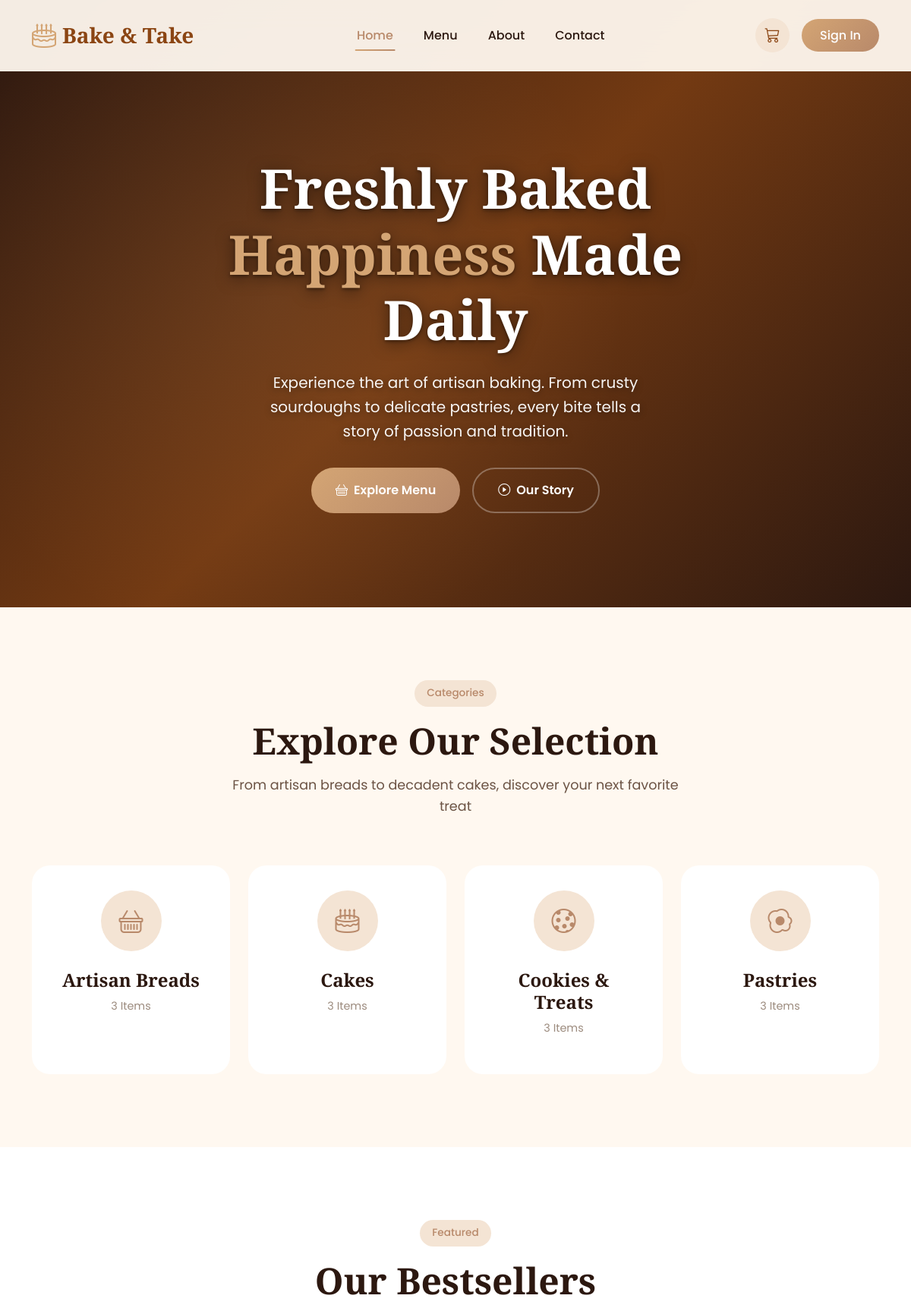
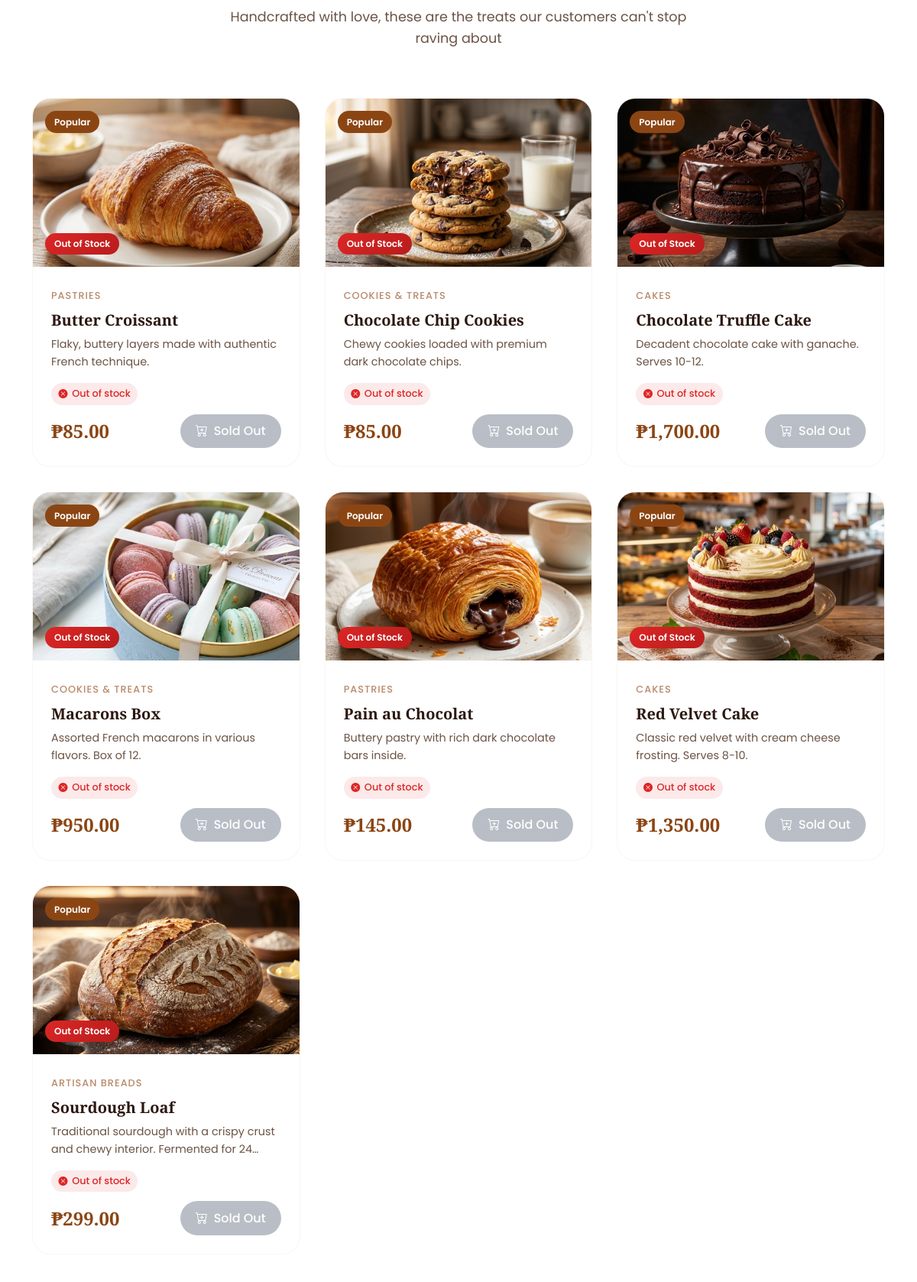
The page / (upper part) on the database its author committed (2 pictures, top to bottom).
### tables this page shows
CREATE TABLE IF NOT EXISTS categories (
    id INT AUTO_INCREMENT PRIMARY KEY,
    name VARCHAR(100) NOT NULL,
    slug VARCHAR(100) NOT NULL UNIQUE,
    icon VARCHAR(50),
    created_at TIMESTAMP DEFAULT CURRENT_TIMESTAMP
);

CREATE TABLE IF NOT EXISTS products (
    id INT AUTO_INCREMENT PRIMARY KEY,
    category_id INT,
    name VARCHAR(200) NOT NULL,
    slug VARCHAR(200) NOT NULL UNIQUE,
    description TEXT,
    price DECIMAL(10, 2) NOT NULL,
    image VARCHAR(255),
    stock INT DEFAULT 0,
    featured BOOLEAN DEFAULT FALSE,
    active BOOLEAN DEFAULT TRUE,
    created_at TIMESTAMP DEFAULT CURRENT_TIMESTAMP,
    updated_at TIMESTAMP DEFAULT CURRENT_TIMESTAMP ON UPDATE CURRENT_TIMESTAMP,
    FOREIGN KEY (category_id) REFERENCES categories(id) ON DELETE SET NULL
);

### includes/functions.php (called while the page is built, shortened)
<?php
function sanitize($input) {
    return htmlspecialchars(trim($input), ENT_QUOTES, 'UTF-8');
}
function formatPrice($price) {
    return '₱' . number_format($price, 2);
}
function getFeaturedProducts() {
    global $pdo, $PRODUCTS;
    if ($pdo) {
        try {
            $stmt = $pdo->query("
                SELECT p.*, c.slug as category
                FROM products p
                LEFT JOIN categories c ON p.category_id = c.id
                WHERE p.featured = 1 AND p.active = 1
                ORDER BY p.name ASC
            ");
            $products = $stmt->fetchAll();
            return $products;
        } catch (PDOException $e) {
            return array_filter($PRODUCTS, fn($p) => $p['featured'] === true);
        }
    }
    return array_filter($PRODUCTS, fn($p) => $p['featured'] === true);
}
function getAllCategories() {
    global $pdo, $CATEGORIES;
    if ($pdo) {
        try {
            $stmt = $pdo->query("SELECT * FROM categories ORDER BY name ASC");
            $categories = [];
            while ($row = $stmt->fetch()) {
                $categories[$row['slug']] = [
                    'id' => $row['id'],
                    'name' => $row['name'],
                    'icon' => $row['icon']
                ];
            }
            return $categories;
        } catch (PDOException $e) {
            return $CATEGORIES;
        }
    }
    return $CATEGORIES;
}
function getCategoryName($slug) {
    global $pdo, $CATEGORIES;
    if ($pdo) {
        try {
            $stmt = $pdo->prepare("SELECT name FROM categories WHERE slug = ?");
            $stmt->execute([$slug]);
            $category = $stmt->fetch();
            if ($category) {
                return $category['name'];
            }
        } catch (PDOException $e) {
        }
    }
    return isset($CATEGORIES[$slug]) ? $CATEGORIES[$slug]['name'] : 'All Products';
}
function getProductCountByCategory($categorySlug = null) {
    global $pdo, $PRODUCTS;
    if ($pdo) {
        try {
            if ($categorySlug === null) {
                $stmt = $pdo->query("SELECT COUNT(*) as count FROM products WHERE active = 1");
            } else {
                $stmt = $pdo->prepare("
                    SELECT COUNT(*) as count
                    FROM products p
                    JOIN categories c ON p.category_id = c.id
                    WHERE c.slug = ? AND p.active = 1
                ");
                $stmt->execute([$categorySlug]);
            }
            $result = $stmt->fetch();
            return (int) $result['count'];
        } catch (PDOException $e) {
        }
    }
    return count(array_filter($PRODUCTS, fn($p) => $p['category'] === $categorySlug));
}
function getProductImage($image) {
    return "assets/images/products/{$image}";
}
?>

### pages/home.php (the view, shortened to what this page needs)
<section class="hero" id="heroSection">
    <video class="hero-video" autoplay muted loop playsinline>
        <source src="assets/images/herovid.mp4" type="video/mp4">
    </video>
    <div class="hero-overlay"></div>
    <div class="container">
        <div class="row align-items-center justify-content-center">
            <div class="col-lg-8 col-xl-7">
                <div class="hero-content text-center">
                    <h1>Freshly Baked <span>Happiness</span> Made Daily</h1>
                    <p>Experience the art of artisan baking. From crusty sourdoughs to delicate pastries, every bite tells a story of passion and tradition.</p>
                    <div class="hero-buttons justify-content-center">
                        <a href="index.php?page=menu" class="btn btn-hero btn-hero-primary">
                            <i class="bi bi-basket"></i> Explore Menu
                        </a>
                        <a href="index.php?page=about" class="btn btn-hero btn-hero-outline">
                            <i class="bi bi-play-circle"></i> Our Story
                        </a>
                    </div>
                </div>
            </div>
        </div>
    </div>
</section>
<section class="section categories" id="categoriesSection">
    <div class="container">
        <div class="section-header">
            <span class="section-badge">Categories</span>
            <h2 class="section-title">Explore Our Selection</h2>
            <p class="section-subtitle">From artisan breads to decadent cakes, discover your next favorite treat</p>
        </div>
        <div class="categories-grid">
            <?php foreach (getAllCategories() as $slug => $category): ?>
            <a href="index.php?page=menu&category=<?php echo $slug; ?>" class="category-card">
                <div class="category-icon">
                    <i class="bi <?php echo $category['icon']; ?>"></i>
                </div>
                <h4><?php echo $category['name']; ?></h4>
                <p><?php echo getProductCountByCategory($slug); ?> Items</p>
            </a>
            <?php endforeach; ?>
        </div>
    </div>
</section>
<section class="section products" id="productsSection">
    <div class="container">
        <div class="section-header">
            <span class="section-badge">Featured</span>
            <h2 class="section-title">Our Bestsellers</h2>
            <p class="section-subtitle">Handcrafted with love, these are the treats our customers can't stop raving about</p>
        </div>
        <div class="products-grid">
            <?php foreach (getFeaturedProducts() as $product): ?>
            <div class="product-card"
                 data-product-id="<?php echo $product['id']; ?>"
                 data-product-name="<?php echo sanitize($product['name']); ?>"
                 data-product-price="<?php echo $product['price']; ?>"
                 data-product-image="<?php echo getProductImage($product['image']); ?>">
                <div class="product-image">
                    <img src="<?php echo getProductImage($product['image']); ?>" alt="<?php echo sanitize($product['name']); ?>">
                    <span class="product-badge">Popular</span>
                    <?php if (($product['stock'] ?? 0) <= 0): ?>
                    <span class="product-badge out-of-stock">Out of Stock</span>
                    <?php endif; ?>
                </div>
                <div class="product-content">
                    <span class="product-category"><?php echo getCategoryName($product['category']); ?></span>
                    <h3 class="product-title">
                        <a href="index.php?page=product&id=<?php echo $product['id']; ?>"><?php echo sanitize($product['name']); ?></a>
                    </h3>
                    <p class="product-description"><?php echo sanitize($product['description']); ?></p>
                    <div class="product-stock-info">
                        <?php
                        $stock = $product['stock'] ?? 0;
                        if ($stock > 5): ?>
                        <span class="stock-indicator in-stock"><i class="bi bi-check-circle-fill"></i> <?php echo $stock; ?> in stock</span>
                        <?php elseif ($stock > 0): ?>
                        <span class="stock-indicator low-stock"><i class="bi bi-exclamation-circle-fill"></i> Only <?php echo $stock; ?> left</span>
                        <?php else: ?>
                        <span class="stock-indicator out-of-stock"><i class="bi bi-x-circle-fill"></i> Out of stock</span>
                        <?php endif; ?>
                    </div>
                    <div class="product-footer">
                        <span class="product-price"><?php echo formatPrice($product['price']); ?></span>
                        <button class="btn-add-cart" <?php echo $stock <= 0 ? 'disabled' : ''; ?>>
                            <i class="bi bi-cart-plus"></i> <?php echo $stock > 0 ? 'Add' : 'Sold Out'; ?>
                        </button>
                    </div>
                </div>
            </div>
            <?php endforeach; ?>
        </div>
    </div>
</section>

### index.php (shortened to what this page needs)
<?php
require_once 'includes/config.php';
require_once 'includes/functions.php';
$page = isset($_GET['page']) ? $_GET['page'] : 'home';
?>
<!DOCTYPE html>
<html lang="en">
<head>
    <link href="https://cdn.jsdelivr.net/npm/bootstrap@5.3.2/dist/css/bootstrap.min.css" rel="stylesheet">
    <link href="https://cdn.jsdelivr.net/npm/bootstrap-icons@1.11.1/font/bootstrap-icons.css" rel="stylesheet">
    <link href="assets/css/style.css?v=<?php echo time(); ?>" rel="stylesheet">
    <link href="assets/css/chatbot.css?v=<?php echo time(); ?>" rel="stylesheet">
</head>
<body>
    <nav class="navbar navbar-expand-lg fixed-top" id="mainNav">
        <div class="container">
            <a class="navbar-brand" href="index.php">
                <i class="bi bi-cake2 me-2"></i>Bake & Take
            </a>
            <div class="nav-actions d-none d-lg-flex align-items-center order-lg-2">
                <a href="index.php?page=cart" class="btn btn-cart me-2" id="cartBtn">
                    <i class="bi bi-cart3"></i>
                </a>
                <?php if (isset($_SESSION['user_id'])): ?>
                    <div class="dropdown">
                        <button class="btn btn-user dropdown-toggle" type="button" data-bs-toggle="dropdown">
                            <i class="bi bi-person-circle"></i>
                            <i class="bi bi-chevron-down ms-1" style="font-size: 0.8rem;"></i>
                        </button>
                        <ul class="dropdown-menu dropdown-menu-end">
                            <li><a class="dropdown-item" href="index.php?page=profile"><i class="bi bi-person-gear me-2"></i>My Profile</a></li>
                            <li><a class="dropdown-item" href="index.php?page=orders"><i class="bi bi-bag me-2"></i>My Orders</a></li>
                            <li><hr class="dropdown-divider"></li>
                            <li><a class="dropdown-item" href="includes/logout.php"><i class="bi bi-box-arrow-right me-2"></i>Logout</a></li>
                        </ul>
                    </div>
                <?php else: ?>
                    <a href="index.php?page=login" class="btn btn-primary-custom">Sign In</a>
                <?php endif; ?>
            </div>
            <div class="collapse navbar-collapse d-lg-flex" id="navbarNav">
                <ul class="navbar-nav mx-auto">
                    <li class="nav-item">
                        <a class="nav-link <?php echo $page === 'home' ? 'active' : ''; ?>" href="index.php">Home</a>
                    </li>
                    <li class="nav-item">
                        <a class="nav-link <?php echo $page === 'menu' ? 'active' : ''; ?>" href="index.php?page=menu">Menu</a>
                    </li>
                    <li class="nav-item">
                        <a class="nav-link <?php echo $page === 'about' ? 'active' : ''; ?>" href="index.php?page=about">About</a>
                    </li>
                    <li class="nav-item">
                        <a class="nav-link <?php echo $page === 'contact' ? 'active' : ''; ?>" href="index.php?page=contact">Contact</a>
                    </li>
                </ul>
            </div>
        </div>
    </nav>
    <main>
        <?php include "pages/{$page}.php"; ?>
    </main>
</body>
</html>

### rows shown on the page
categories: name "Artisan Breads", slug "3"
categories: name "Cakes", slug "3"
categories: name "Cookies & Treats", slug "3"
categories: name "Pastries", slug "3"
products: image (picture), stock "Out of Stock", category.name "PASTRIES", name "Butter Croissant", description "Flaky, buttery layers made with authentic French technique.", price "₱85.00"
products: image (picture), stock "Out of Stock", category.name "COOKIES & TREATS", name "Chocolate Chip Cookies", description "Chewy cookies loaded with premium dark chocolate chips.", price "₱85.00"
products: image (picture), stock "Out of Stock", category.name "CAKES", name "Chocolate Truffle Cake", description "Decadent chocolate cake with ganache. Serves 10-12.", price "₱1,700.00"
products: image (picture), stock "Out of Stock", category.name "COOKIES & TREATS", name "Macarons Box", description "Assorted French macarons in various flavors. Box of 12.", price "₱950.00"
products: image (picture), stock "Out of Stock", category.name "PASTRIES", name "Pain au Chocolat", description "Buttery pastry with rich dark chocolate bars inside.", price "₱145.00"
products: image (picture), stock "Out of Stock", category.name "CAKES", name "Red Velvet Cake", description "Classic red velvet with cream cheese frosting. Serves 8-10.", price "₱1,350.00"
products: image (picture), stock "Out of Stock", category.name "ARTISAN BREADS", name "Sourdough Loaf", description "Traditional sourdough with a crispy crust and chewy interior. Fermented for…", price "₱299.00"
